Frame 1 (no input): blank canvas, image omitted
Frame 60 (the mouse pressed at the canvas centre just before this capture): blank canvas, image omitted
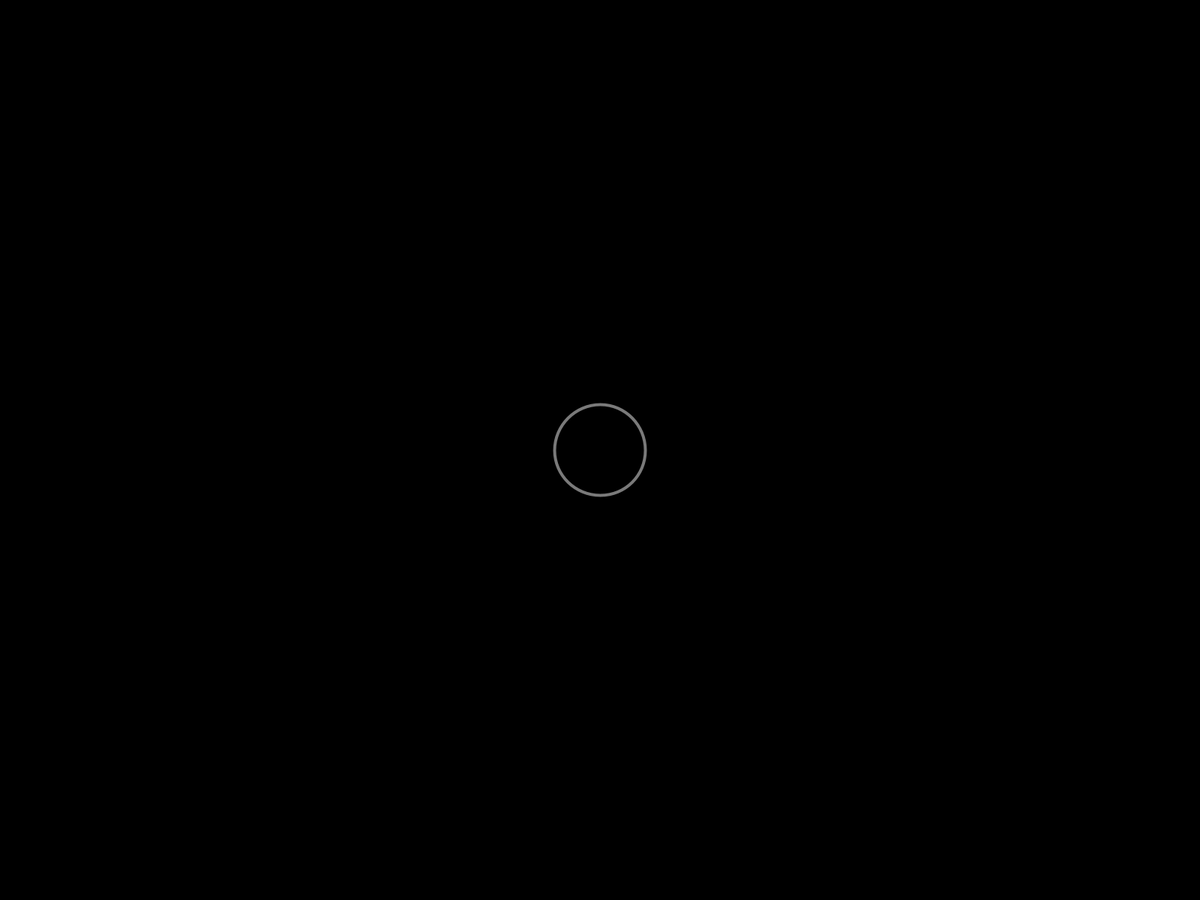
Frame 120 (the mouse held since frame 60 and released just before this capture)

The Processing sketch whose frames 1 and 60 were blank and that drew this single picture after the mouse press (run headless with seeded random() and noise(); from frame 60 on, the mouse is pressed at the canvas centre):

// Processing sketch: Arrays_Rings
// ── Arrays_Rings.pde
Ring[] rings; // Declare an array of Ring objects
int numRings = 50;
int currentRing = 0;

void setup()
{
  fullScreen();
  rings = new Ring[numRings]; // Create the array
  for (int i=0; i<rings.length; i++)
  {
    rings[i] = new Ring();
  }
}

void draw()
{
  background(0);
  for (int i=0; i<rings.length; i++)
  {
    rings[i].grow();
    rings[i].display();
  }
}


// Click creates a new Ring
void mousePressed()
{
  rings[currentRing].start(mouseX, mouseY);
    currentRing++;
    if (currentRing >= numRings)
    {
      currentRing = 0;
    }
}

class Ring
{
  float x, y;
  float diameter;
  boolean on = false;
  
  void start(float pos_x, float pos_y)
  {
    x = pos_x;
    y = pos_y;
    
    diameter = 1;
    on = true;
  }
  
  void grow()
  {
    if (on == true)
    {
      diameter += 2;
      if (diameter > 600)
      {
        diameter = 1;
        on = false;
        
      }
    }
  }
  
  void display()
  {
    if (on == true)
    {
      noFill();
      strokeWeight(4);
      stroke(204, 153);
      ellipse(x, y, diameter, diameter);
    }
  }
}
